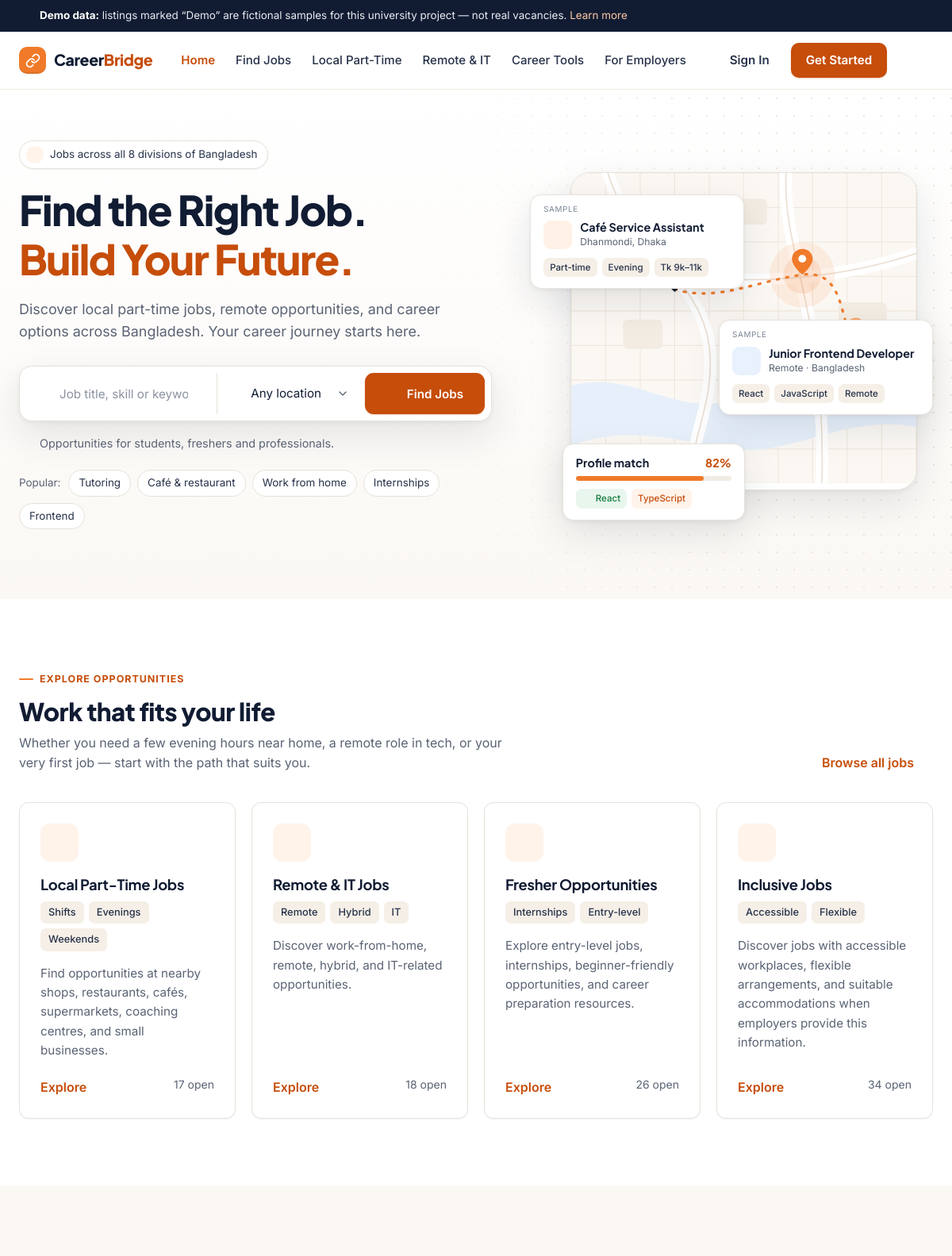
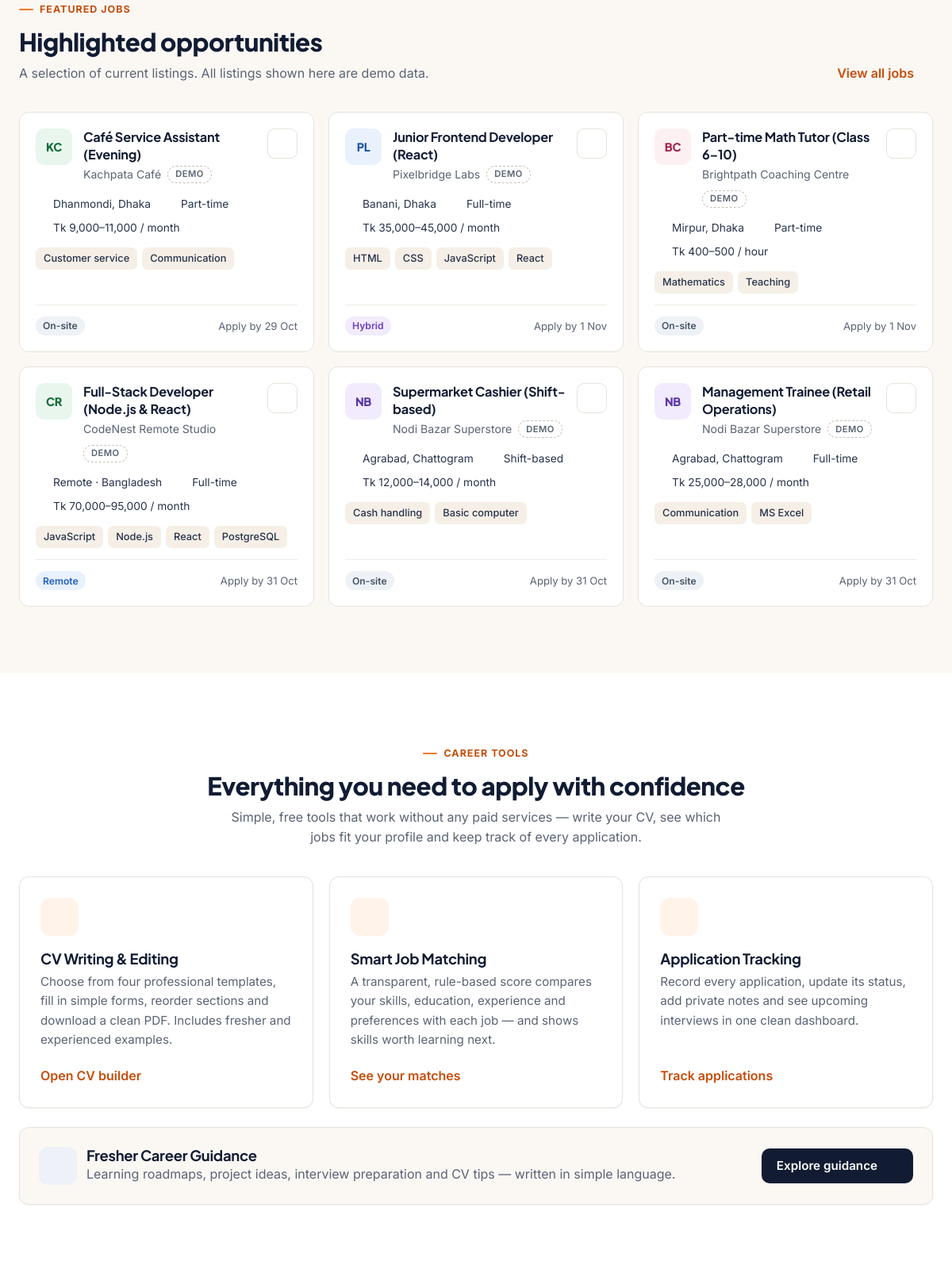
The page / (upper part) on the database its author committed (2 pictures, top to bottom).
### tables this page shows
CREATE TABLE jobs (
  id                 INT UNSIGNED AUTO_INCREMENT PRIMARY KEY,
  company_id         INT UNSIGNED NOT NULL,
  category_id        INT UNSIGNED NOT NULL,
  title              VARCHAR(150) NOT NULL,
  description        TEXT NOT NULL,
  responsibilities   TEXT NULL,
  requirements       TEXT NULL,
  how_to_apply       TEXT NULL,
  employment_type    ENUM('full_time','part_time','temporary','shift','internship','contract') NOT NULL,
  work_arrangement   ENUM('onsite','remote','hybrid') NOT NULL DEFAULT 'onsite',
  experience_level   ENUM('fresher','junior','mid','senior') NOT NULL DEFAULT 'fresher',
  education_level    TINYINT UNSIGNED NOT NULL DEFAULT 0,
  division           VARCHAR(40) NULL,
  district           VARCHAR(40) NULL,
  area               VARCHAR(80) NULL,
  salary_min         INT UNSIGNED NULL,
  salary_max         INT UNSIGNED NULL,
  salary_period      ENUM('month','hour','day','shift','project') NOT NULL DEFAULT 'month',
  working_hours      VARCHAR(120) NULL,
  shift              ENUM('morning','day','evening','night','weekend','flexible') NULL,
  vacancies          SMALLINT UNSIGNED NOT NULL DEFAULT 1,
  required_skills    VARCHAR(500) NULL,
  preferred_skills   VARCHAR(500) NULL,
  deadline           DATE NULL,
  status             ENUM('draft','published','closed') NOT NULL DEFAULT 'draft',
  acc_step_free      TINYINT(1) NOT NULL DEFAULT 0,
  acc_lift           TINYINT(1) NOT NULL DEFAULT 0,
  acc_toilet         TINYINT(1) NOT NULL DEFAULT 0,
  acc_flexible_hours TINYINT(1) NOT NULL DEFAULT 0,
  acc_remote_option  TINYINT(1) NOT NULL DEFAULT 0,
  acc_interview      TINYINT(1) NOT NULL DEFAULT 0,
  acc_notes          TEXT NULL,
  is_featured        TINYINT(1) NOT NULL DEFAULT 0,
  is_demo            TINYINT(1) NOT NULL DEFAULT 0,
  views              INT UNSIGNED NOT NULL DEFAULT 0,
  created_at         DATETIME NOT NULL DEFAULT CURRENT_TIMESTAMP,
  updated_at         DATETIME NOT NULL DEFAULT CURRENT_TIMESTAMP ON UPDATE CURRENT_TIMESTAMP,
  KEY idx_jobs_status_deadline (status, deadline),
  KEY idx_jobs_company (company_id),
  KEY idx_jobs_category (category_id),
  KEY idx_jobs_location (division, district),
  KEY idx_jobs_type (employment_type, work_arrangement),
  KEY idx_jobs_created (created_at),
  CONSTRAINT fk_job_company  FOREIGN KEY (company_id)  REFERENCES companies(id) ON DELETE CASCADE,
  CONSTRAINT fk_job_category FOREIGN KEY (category_id) REFERENCES categories(id)
);

CREATE TABLE companies (
  id          INT UNSIGNED AUTO_INCREMENT PRIMARY KEY,
  user_id     INT UNSIGNED NOT NULL,
  name        VARCHAR(150) NOT NULL,
  industry    VARCHAR(100) NULL,
  size        VARCHAR(40) NULL,
  division    VARCHAR(40) NULL,
  district    VARCHAR(40) NULL,
  address     VARCHAR(255) NULL,
  website     VARCHAR(255) NULL,
  phone       VARCHAR(30) NULL,
  description TEXT NULL,
  is_demo     TINYINT(1) NOT NULL DEFAULT 0,
  created_at  DATETIME NOT NULL DEFAULT CURRENT_TIMESTAMP,
  UNIQUE KEY uq_company_user (user_id),
  CONSTRAINT fk_company_user FOREIGN KEY (user_id) REFERENCES users(id) ON DELETE CASCADE
);

### index.php (the view, shortened to what the rows shown need)
<?php
require __DIR__ . '/includes/bootstrap.php';
$featured = latest_jobs(6, 'j.is_featured = 1');
require __DIR__ . '/includes/partials/header.php';
?>
<section class="hero" aria-labelledby="hero-title">
  <div class="container hero-grid">
    <div>
      <h1 id="hero-title">Find the Right Job. <span class="accent">Build Your Future.</span></h1>
    </div>
  </div>
</section>
<section class="section" aria-labelledby="explore-title">
  <div class="container">
    <div class="section-head">
      <div>
        <h2 id="explore-title">Work that fits your life</h2>
      </div>
    </div>
  </div>
</section>
<section class="section section-warm" aria-labelledby="featured-title">
  <div class="container">
    <div class="section-head">
      <div>
        <h2 id="featured-title">Highlighted opportunities</h2>
      </div>
    </div>
    <?php if ($featured): ?>
      <div class="job-grid">
        <?php foreach ($featured as $job) echo job_card($job); ?>
      </div>
    <?php else: ?>
      <?= empty_state('No featured jobs right now', 'Check back soon or browse all current listings.', '<a class="btn btn-primary" href="' . e(url('jobs.php')) . '">Browse jobs</a>') ?>
    <?php endif; ?>
  </div>
</section>
<section class="section" aria-labelledby="tools-title">
  <div class="container">
    <div class="section-head center">
      <div>
        <h2 id="tools-title">Everything you need to apply with confidence</h2>
      </div>
    </div>
  </div>
</section>
<?php require __DIR__ . '/includes/partials/footer.php'; ?>

### includes/ui.php (shortened to what the rows shown need)
<?php
function save_button(array $job, string $class = ''): string
{
    $u = current_user();
    $id = (int) $job['id'];
    if (!$u) {
        $next = urlencode(url('job.php?id=' . $id));
        return '<a class="save-btn ' . e($class) . '" href="' . e(url('login.php?next=' . $next)) . '" aria-label="Sign in to save ' . e($job['title']) . '" title="Sign in to save">' . icon('bookmark', '', 18) . '</a>';
    }
    $saved = in_array($id, saved_job_ids(), true);
    return '<form class="save-form" method="post" action="' . e(url('api/save-job.php')) . '" data-save-form>'
        . csrf_field()
        . '<input type="hidden" name="job_id" value="' . $id . '">'
        . '<input type="hidden" name="return" value="' . e($_SERVER['REQUEST_URI'] ?? '') . '">'
        . '<button type="submit" class="save-btn ' . ($saved ? 'saved ' : '') . e($class) . '" aria-pressed="' . ($saved ? 'true' : 'false') . '" aria-label="' . ($saved ? 'Remove from saved jobs: ' : 'Save job: ') . e($job['title']) . '" title="' . ($saved ? 'Saved' : 'Save job') . '">'
        . icon('bookmark', '', 18) . '</button></form>';
}
function job_card(array $job, string $variant = 'grid', ?array $match = null): string
{
    $types = employment_types();
    $arr = work_arrangements();
    $id = (int) $job['id'];
    $skills = array_slice(skills_list($job['required_skills']), 0, 4);
    $left = days_left($job['deadline'] ?? null);
    ob_start(); ?>
    <article class="job-card <?= $variant === 'row' ? 'job-row' : '' ?>">
      <?php if ($variant === 'row'): ?>
        <span class="logo-tile <?= logo_tone((int) $job['company_id']) ?>" aria-hidden="true"><?= e(initials($job['company_name'])) ?></span>
        <div class="job-card-body">
          <div class="job-card-title">
            <h3><a href="<?= e(url('job.php?id=' . $id)) ?>"><?= e($job['title']) ?></a></h3>
            <div class="company"><?= e($job['company_name']) ?><?php if ($job['is_demo']): ?> <span class="badge badge-demo">Demo</span><?php endif; ?></div>
          </div>
          <div class="job-meta">
            <span><?= icon('pin', '', 16) ?><?= e(format_location($job)) ?></span>
            <span><?= icon('briefcase', '', 16) ?><?= e($types[$job['employment_type']]) ?> · <?= e($arr[$job['work_arrangement']]) ?></span>
            <?php if (!empty($job['working_hours'])): ?><span><?= icon('clock', '', 16) ?><?= e($job['working_hours']) ?></span><?php endif; ?>
          </div>
          <?php if ($skills): ?><div class="chips"><?php foreach ($skills as $s): ?><span class="chip"><?= e($s) ?></span><?php endforeach; ?></div><?php endif; ?>
        </div>
        <div class="job-card-side">
          <span class="salary"><?= e(format_salary($job)) ?></span>
          <div class="flex items-center gap-2 z">
            <?= save_button($job) ?>
          </div>
          <span class="small muted"><?= $left !== null ? ($left <= 3 ? '<span class="deadline-soon">' . ($left === 0 ? 'Closes today' : "Closes in $left days") . '</span>' : 'Deadline ' . e(format_date($job['deadline'], 'j M'))) : e(time_ago($job['created_at'])) ?></span>
        </div>
      <?php else: ?>
        <div class="job-card-head">
          <span class="logo-tile <?= logo_tone((int) $job['company_id']) ?>" aria-hidden="true"><?= e(initials($job['company_name'])) ?></span>
          <div class="job-card-title">
            <h3><a href="<?= e(url('job.php?id=' . $id)) ?>"><?= e($job['title']) ?></a></h3>
            <div class="company"><?= e($job['company_name']) ?><?php if ($job['is_demo']): ?> <span class="badge badge-demo">Demo</span><?php endif; ?></div>
          </div>
          <?= save_button($job) ?>
        </div>
        <div class="job-meta">
          <span><?= icon('pin', '', 16) ?><?= e(format_location($job)) ?></span>
          <span><?= icon('briefcase', '', 16) ?><?= e($types[$job['employment_type']]) ?></span>
          <span><?= icon('wallet', '', 16) ?><?= e(format_salary($job)) ?></span>
        </div>
        <?php if ($skills): ?><div class="chips"><?php foreach ($skills as $s): ?><span class="chip"><?= e($s) ?></span><?php endforeach; ?></div><?php endif; ?>
        <div class="job-card-foot">
          <span class="badge <?= $job['work_arrangement'] === 'remote' ? 'badge-blue' : ($job['work_arrangement'] === 'hybrid' ? 'badge-violet' : 'badge-grey') ?>"><?= e($arr[$job['work_arrangement']]) ?></span>
          <span><?= $left !== null ? ($left <= 3 ? '<span class="deadline-soon">' . ($left === 0 ? 'Closes today' : "Closes in $left days") . '</span>' : 'Apply by ' . e(format_date($job['deadline'], 'j M')) ) : e(time_ago($job['created_at'])) ?></span>
        </div>
      <?php endif; ?>
    </article>
    <?php
    return (string) ob_get_clean();
}

### includes/icons.php (shortened to what the rows shown need)
<?php
function icon(string $name, string $class = '', int $size = 20): string
{
    static $p = null;
    $paths = $p[$name] ?? $p['info'];
    $cls = trim('icon ' . $class);
    return '<svg class="' . e($cls) . '" width="' . $size . '" height="' . $size . '" viewBox="0 0 24 24" fill="none" stroke="currentColor" stroke-width="1.8" stroke-linecap="round" stroke-linejoin="round" aria-hidden="true" focusable="false">' . $paths . '</svg>';
}

### rows shown on the page
jobs: company.name "KC", title "Café Service Assistant (Evening)", company.name "Kachpata Café", is_demo "DEMO", $size 18 (drawn), format_location($job) "Dhanmondi, Dhaka", employment_type "Part-time", format_salary($job) "Tk 9,000–11,000 / month", required_skills "Customer service", required_skills "Communication", work_arrangement "On-site", deadline "29 Oct"
jobs: company.name "PL", title "Junior Frontend Developer (React)", company.name "Pixelbridge Labs", is_demo "DEMO", $size 18 (drawn), format_location($job) "Banani, Dhaka", employment_type "Full-time", format_salary($job) "Tk 35,000–45,000 / month", required_skills "HTML", required_skills "CSS", required_skills "JavaScript", required_skills "React", work_arrangement "Hybrid", deadline "1 Nov"
jobs: company.name "BC", title "Part-time Math Tutor (Class 6–10)", company.name "Brightpath Coaching Centre", is_demo "DEMO", $size 18 (drawn), format_location($job) "Mirpur, Dhaka", employment_type "Part-time", format_salary($job) "Tk 400–500 / hour", required_skills "Mathematics", required_skills "Teaching", work_arrangement "On-site", deadline "1 Nov"
jobs: company.name "CR", title "Full-Stack Developer (Node.js & React)", company.name "CodeNest Remote Studio", is_demo "DEMO", $size 18 (drawn), format_location($job) "Remote · Bangladesh", employment_type "Full-time", format_salary($job) "Tk 70,000–95,000 / month", required_skills "JavaScript", required_skills "Node.js", required_skills "React", required_skills "PostgreSQL", work_arrangement "Remote", deadline "31 Oct"
jobs: company.name "NB", title "Supermarket Cashier (Shift-based)", company.name "Nodi Bazar Superstore", is_demo "DEMO", $size 18 (drawn), format_location($job) "Agrabad, Chattogram", employment_type "Shift-based", format_salary($job) "Tk 12,000–14,000 / month", required_skills "Cash handling", required_skills "Basic computer", work_arrangement "On-site", deadline "31 Oct"
jobs: company.name "NB", title "Management Trainee (Retail Operations)", company.name "Nodi Bazar Superstore", is_demo "DEMO", $size 18 (drawn), format_location($job) "Agrabad, Chattogram", employment_type "Full-time", format_salary($job) "Tk 25,000–28,000 / month", required_skills "Communication", required_skills "MS Excel", work_arrangement "On-site", deadline "31 Oct"

### other values the page prints
$label "Home"
$label "Find Jobs"
$label "Local Part-Time"
$label "Remote & IT"
$label "Career Tools"
$label "For Employers"
$h "Local Part-Time Jobs"
$t "Shifts"
$t "Evenings"
$t "Weekends"
$p "Find opportunities at nearby shops, restaurants, cafés, supermarkets, coaching centres, and small businesses."
$n "17"
$h "Remote & IT Jobs"
$t "Remote"
$t "Hybrid"
